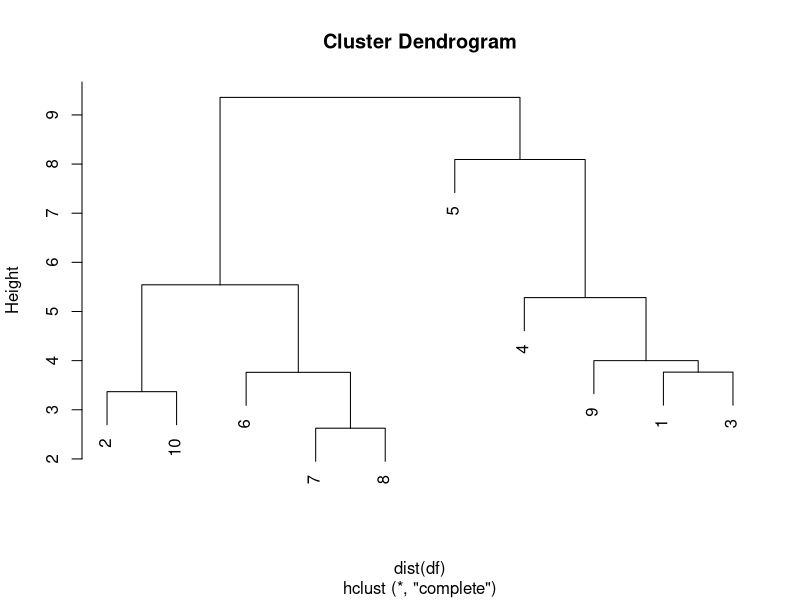
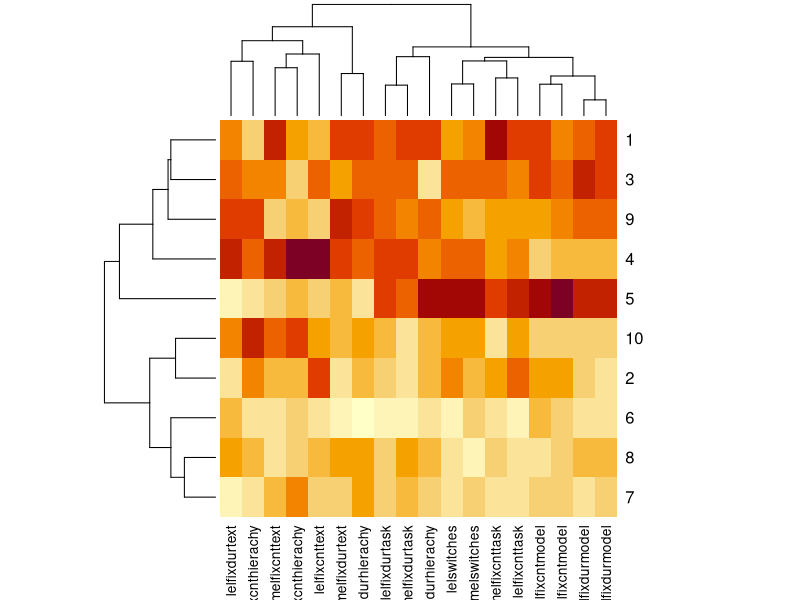
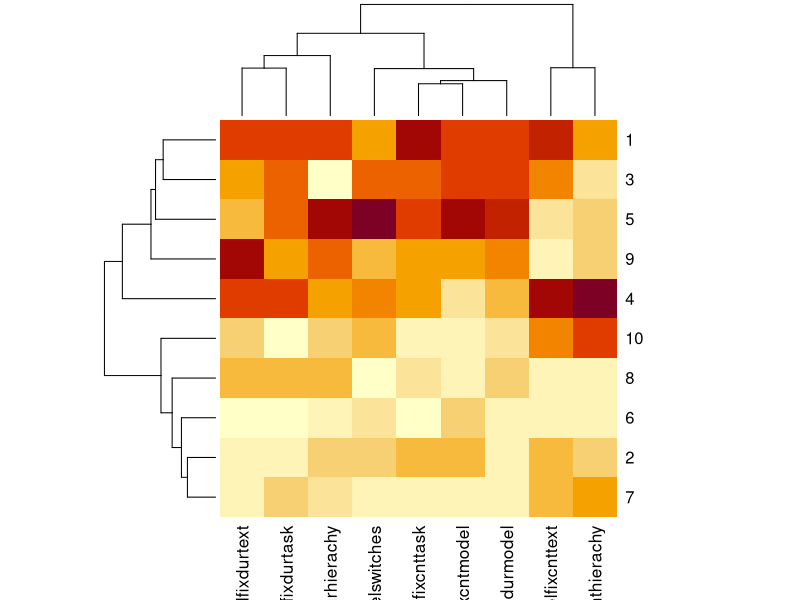
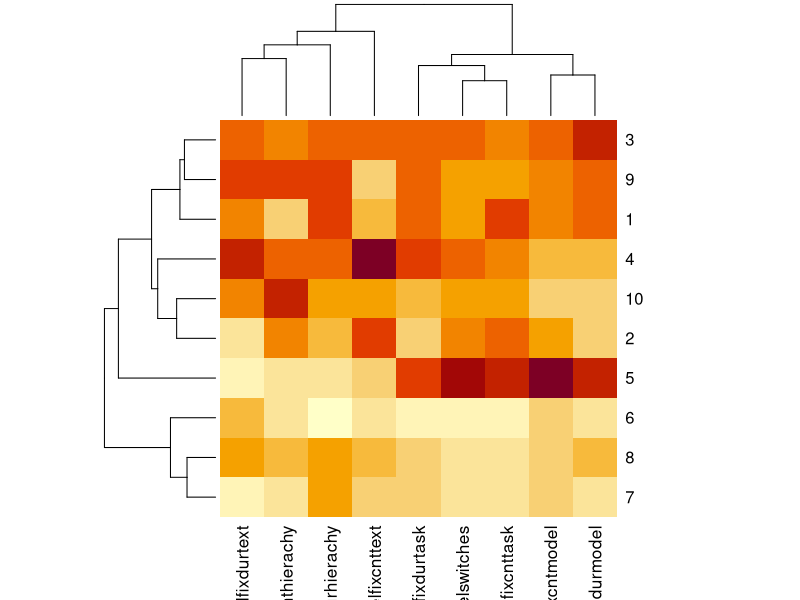
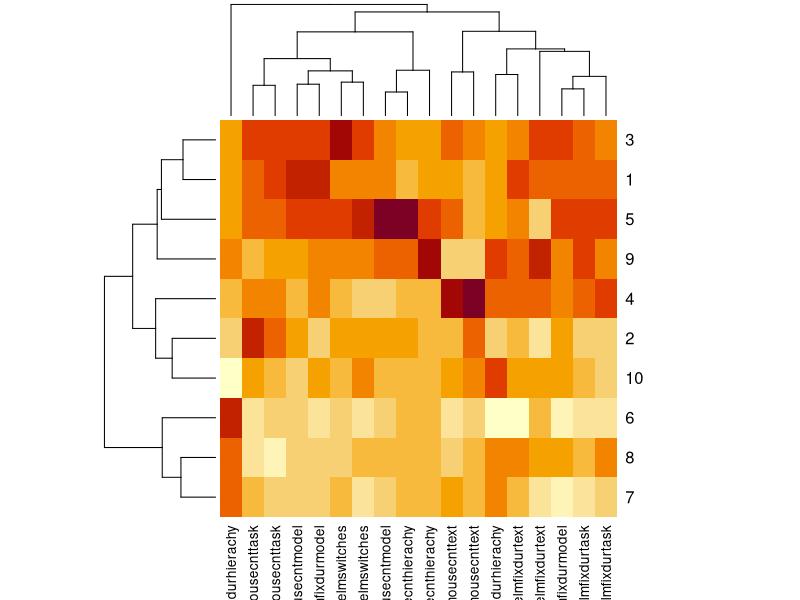
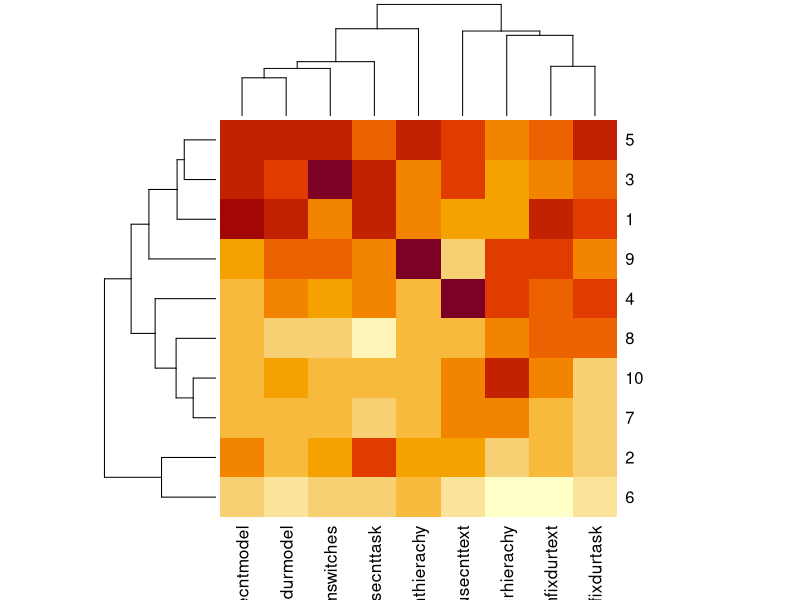
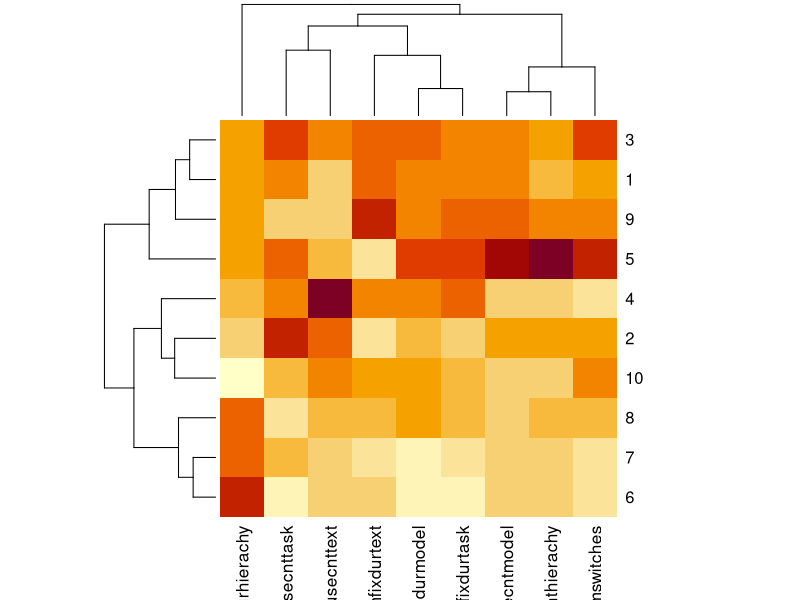
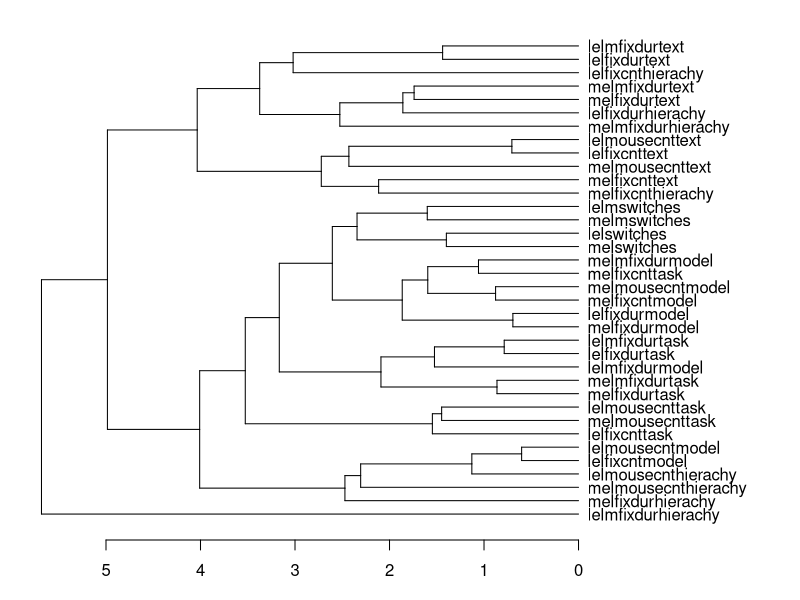

These figures' R source, in order:
## ---- chunk 1
library(dplyr)
userdata <- read.csv("OSSStudy6.csv", header=T)
userdata
## ---- chunk 2
df <- scale(select(userdata, matches('melfix|lelfix|switches'), -matches('melm|lelm|mouse|mfix')))
colnames(df)
hc <- hclust(dist(df))
plot(hc)
groups <- cutree(hc,k =2)
groups <- cbind(userdata$ID, groups)
print(g1 <- groups[groups[,2] == 1,1])
print(g2 <- groups[groups[,2] == 2,1])
h <- heatmap(df, distfun = dist, hclustfun = hclust, scale="none")
## ---- chunk 3
df <- scale(select(userdata, matches('melfix|melswitches'), -matches('mouse|lel|mfix')))
colnames(df)
hc <- hclust(dist(df))
groups <- cutree(hc,k =2)
groups <- cbind(userdata$ID, groups)
print(g1 <- groups[groups[,2] == 1,1])
print(g2 <- groups[groups[,2] == 2,1])
h <- heatmap(df, distfun = dist, hclustfun = hclust, scale="none")
## ---- chunk 4
df <- scale(select(userdata, matches('lelfix|lelswitches'), -matches('mouse|mel|mfix')))
colnames(df)
hc <- hclust(dist(df))
groups <- cutree(hc,k =2)
groups <- cbind(userdata$ID, groups)
print(g1 <- groups[groups[,2] == 1,1])
print(g2 <- groups[groups[,2] == 2,1])
h <- heatmap(df, distfun = dist, hclustfun = hclust, scale="none")
## ---- chunk 5
df <- scale(select(userdata, matches('melmouse|melm'), matches('lelmouse|lelm')))
colnames(df)
hc <- hclust(dist(df))
groups <- cutree(hc,k =2)
groups <- cbind(userdata$ID, groups)
print(g1 <- groups[groups[,2] == 1,1])
print(g2 <- groups[groups[,2] == 2,1])
h <- heatmap(df, distfun = dist, hclustfun = hclust, scale="none")
## ---- chunk 6
df <- scale(select(userdata, matches('melmouse|melm')))
colnames(df)
hc <- hclust(dist(df))
groups <- cutree(hc,k =2)
groups <- cbind(userdata$ID, groups)
print(g1 <- groups[groups[,2] == 1,1])
print(g2 <- groups[groups[,2] == 2,1])
h <- heatmap(df, distfun = dist, hclustfun = hclust, scale="none")
## ---- chunk 7
df <- scale(select(userdata, matches('lelmouse|lelm')))
colnames(df)
hc <- hclust(dist(df))
groups <- cutree(hc,k =2)
groups <- cbind(userdata$ID, groups)
print(g1 <- groups[groups[,2] == 1,1])
print(g2 <- groups[groups[,2] == 2,1])
h <- heatmap(df, distfun = dist, hclustfun = hclust, scale="none")
## ---- chunk 8
df <- scale(select(userdata, matches('melfix|lelfix|switches|melm|lelm')))
colnames(df)
hc <- hclust(dist(df))
hc2 <- hclust(dist(t(df)))
par(mar=c(3,1,1,10))
plot(as.dendrogram(hc2),horiz=T)
plot(hc)
groups <- cutree(hc,k =2)
groups <- cbind(userdata$ID, groups)
print(g1 <- groups[groups[,2] == 1,1])
print(g2 <- groups[groups[,2] == 2,1])
h <- heatmap(df, distfun = dist, hclustfun = hclust, scale="none")
## ---- chunk 9

# Add computed columns to userdata
userdata <- userdata %>%
              mutate(learnability = SUS4 + SUS10,
                     usability = SUS1 + SUS2 + SUS3 + SUS5 + SUS6 + SUS7 + SUS8 + SUS9,
                     score = (melacc1 * ifelse(melconf1 == " h", 3, ifelse( melconf1 == " l", 2, 1)) +
                                melacc2 * ifelse(melconf2 == " h", 3, ifelse( melconf2 == " l", 2, 1)) +
                                lelacc1 * ifelse(lelconf1 == " h", 3, ifelse( lelconf1 == " l", 2, 1)) +
                                lelacc2 * ifelse(lelconf2 == " h", 3, ifelse( lelconf2 == " l", 2, 1)))/12*100,
                     conf = (ifelse(melconf1 == " h", 3, ifelse( melconf1 == " l", 2, 1)) +
                                ifelse(melconf2 == " h", 3, ifelse( melconf2 == " l", 2, 1)) +
                                ifelse(lelconf1 == " h", 3, ifelse( lelconf1 == " l", 2, 1)) +
                                ifelse(lelconf2 == " h", 3, ifelse( lelconf2 == " l", 2, 1)))/12*100,
                     rawscore = melacc1+melacc2+lelacc1+lelacc2)

# Add group as a factor
group <- as.factor(groups[,2])
userdata <- cbind(group, userdata)
glimpse(userdata)
## ---- chunk 10
# Test for composite score difference between two groups
boxplot(userdata$score~userdata$group, names = c("G1", "G2"), ylab = "Total Score")
shapiro.test(userdata$score)
plot(density(userdata$score))
t.test(userdata$score~userdata$group) # p-value 0.036, Significant even with a small sample. So we can expect even larger effect size with a larger sample size.

# Test for raw score difference between two groups
boxplot(userdata$rawscore~userdata$group, names = c("G1", "G2"), ylab = "Raw Score")
shapiro.test(userdata$rawscore)
plot(density(userdata$rawscore))
t.test(userdata$rawscore~userdata$group) # p-value 0.043, Significant even with a small sample. So we can expect even larger effect size with a larger sample size.

# Test for confidence difference between two groups
boxplot(userdata$conf~userdata$group, names = c("G1", "G2"), ylab = "Mean Confidence")
t.test(userdata$conf~userdata$group) # p-value = 0.79. Not significant. No difference between confidence. Perhaps with more training the confidence values may show difference. 
## ---- chunk 11

group1 <- userdata %>%
  filter (ID %in% g1)

group2 <- userdata %>%
  filter (ID %in% g2)

# Test for eye fixation count difference between two groups
boxplot(rowMeans(select(group1, matches('melfixcnt|lelfixcnt'))),
        rowMeans(select(group2, matches('melfixcnt|lelfixcnt'))), names = c("G1", "G2"), ylab = "Eye Fixation Count")

shapiro.test(rowMeans(select(userdata, matches('melfixcnt|lelfixcnt')))) # distribution normal

t.test(rowMeans(select(group1, matches('melfixcnt|lelfixcnt'))),
        rowMeans(select(group2, matches('melfixcnt|lelfixcnt')))) # Significant difference

# Test for eye fixation duration difference between two groups

boxplot(rowMeans(select(group1, matches('melfixdur|lelfixdur'))),
        rowMeans(select(group2, matches('melfixdur|lelfixdur'))), names = c("G1", "G2"), ylab = "Eye Fixation Duration")

shapiro.test(rowMeans(select(userdata, matches('melfixdur|lelfixdur')))) # distribution normal

t.test(rowMeans(select(group1, matches('melfixdur|lelfixdur')),
        rowMeans(select(group2, matches('melfixdur|lelfixdur'))))) # Very significant difference

## ---- chunk 12

# Test for mouse fixation count difference between two groups

boxplot(rowMeans(select(group1, matches('mousecnt'))),
        rowMeans(select(group2, matches('mousecnt'))), names = c("G1", "G2"), ylab = "Mouse Fixation Count")

shapiro.test(rowMeans(select(userdata, matches('mousecnt')))) # distribution normal
plot(density(rowMeans(select(userdata, matches('mousecnt')))))

t.test(rowMeans(select(group1, matches('mousecnt'))),
        rowMeans(select(group2, matches('mousecnt')))) # Significant difference


# Test for mouse fixation duration difference between two groups

boxplot(rowMeans(select(group1, matches('mfixdur'))),
        rowMeans(select(group2, matches('mfixdur'), -matches('task'))), names = c("G1", "G2"), ylab = "Mouse Fixation Duration")

shapiro.test(rowMeans(select(userdata, matches('mfixdur')))) # distribution ("barely") normal
plot(density(rowMeans(select(userdata, matches('mfixdur')))))

t.test(rowMeans(select(group1, matches('mfixdur'), -matches('task'))),
        rowMeans(select(group2, matches('mfixdur'), -matches('task')))) # NO significant difference
## ---- chunk 13
# Test for SUS difference between two groups
boxplot(group1$SUS, group2$SUS, names = c("Group1", "Group 2"), ylab = "Total SUS")
shapiro.test(userdata$SUS) # distribution normal
plot(density(userdata$SUS))
t.test(group1$SUS, group2$SUS) # Not Significant


# Test for SUS Learnability subscale difference between two groups
boxplot(group1$learnability, group2$learnability, names = c("Group1", "Group 2"), ylab = "Learnability (SUS)")
shapiro.test(userdata$learnability) # distribution not normal
plot(density(userdata$learnability))
wilcox.test(group1$learnability, group2$learnability) # Barely significant


# Test for SUS Usability subscale difference between two groups
boxplot(group1$usability, group2$usability, names = c("Group1", "Group 2"), ylab = "Usability (SUS)")
wilcox.test(group1$usability, group2$usability)

## ---- chunk 14
#Eye Tracking Fixation Duration Hierarchy Means across groups
eDurHierarchyG1 <- mean(colMeans(select(group1, matches('durhierachy'), -matches("mouse|cnt|mfix"))))
eDurHierarchyG2 <- mean(colMeans(select(group2, matches('durhierachy'), -matches("mouse|cnt|mfix"))))

#Eye Tracking Fixation Count Hierarchy Means across groups
eCntHierarchyG1 <- mean(colMeans(select(group1, matches('cnthierachy'), -matches("mouse"))))
eCntHierarchyG2 <- mean(colMeans(select(group2, matches('cnthierachy'), -matches("mouse"))))

#Eye Tracking Fixation Duration Text Means across groups
eDurTextG1 <- mean(colMeans(select(group1, matches('durtext'), -matches("mouse|mfix"))))
eDurTextG2 <- mean(colMeans(select(group2, matches('durtext'), -matches("mouse|mfix"))))

#Eye Tracking Fixation Count Text Means across groups
eCntTextG1 <- mean(colMeans(select(group1, matches('cnttext'), -matches("mouse|mfix"))))
eCntTextG2 <- mean(colMeans(select(group2, matches('cnttext'), -matches("mouse|mfix"))))

#Eye Tracking Fixation Duration Model Means across groups
eDurModelG1 <- mean(colMeans(select(group1, matches('durmodel'), -matches("mouse|mfix"))))
eDurModelG2 <- mean(colMeans(select(group2, matches('durmodel'), -matches("mouse|mfix"))))

#Eye Tracking Fixation Count Model Means across groups
eCntModelG1 <- mean(colMeans(select(group1, matches('cntmodel'), -matches("mouse|mfix"))))
eCntModelG2 <- mean(colMeans(select(group2, matches('cntmodel'), -matches("mouse|mfix"))))

#Eye Tracking Fixation Duration Task Means across groups
eDurTaskG1 <- mean(colMeans(select(group1, matches('durtask'), -matches("mouse|mfix"))))
eDurTaskG2 <- mean(colMeans(select(group2, matches('durtask'), -matches("mouse|mfix"))))

#Eye Tracking Fixation Count task Means across groups
eCntTaskG1 <- mean(colMeans(select(group1, matches('cnttask'), -matches("mouse|mfix"))))
eCntTaskG2 <- mean(colMeans(select(group2, matches('cnttask'), -matches("mouse|mfix"))))

## ---- chunk 15
#Mouse Tracking Fixation Duration Hierarchy Means across groups
mDurHierarchyG1 <- mean(colMeans(select(group1, matches('melmfixdurhierachy|lelmfixdurhierachy'))))
mDurHierarchyG2 <- mean(colMeans(select(group2, matches('melmfixdurhierachy|lelmfixdurhierachy'))))

#Mouse Tracking Fixation Count Hierarchy Means across groups
mCntHierarchyG1 <- mean(colMeans(select(group1, matches('lelmousecnthierachy|melmousecnthierachy'))))
mCntHierarchyG2 <- mean(colMeans(select(group2, matches('lelmousecnthierachy|melmousecnthierachy'))))

#Mouse Tracking Fixation Duration Text Means across groups
mDurTextG1 <- mean(colMeans(select(group1, matches('melmfixdurtext|lelmfixdurtext'))))
mDurTextG2 <- mean(colMeans(select(group2, matches('melmfixdurtext|lelmfixdurtext'))))

#Mouse Tracking Fixation Count Text Means across groups
mCntTextG1 <- mean(colMeans(select(group1, matches('melmousecnttext|lelmousecnttext'))))
mCntTextG2 <- mean(colMeans(select(group2, matches('melmousecnttext|lelmousecnttext'))))

#Mouse Tracking Fixation Duration Model Means across groups
mDurModelG1 <- mean(colMeans(select(group1, matches('melmfixdurmodel|lelmfixdurmodel'))))
mDurModelG2 <- mean(colMeans(select(group2, matches('melmfixdurmodel|lelmfixdurmodel'))))

#Mouse Tracking Fixation Count Model Means across groups
mCntModelG1 <- mean(colMeans(select(group1, matches('melmousecntmodel|lelmousecntmodel'))))
mCntModelG2 <- mean(colMeans(select(group2, matches('melmousecntmodel|lelmousecntmodel'))))

#Mouse Tracking Fixation Duration Task Means across groups
mDurTaskG1 <- mean(colMeans(select(group1, matches('melmfixdurtask|lelmfixdurtask'))))
mDurTaskG2 <- mean(colMeans(select(group2, matches('melmfixdurtask|lelmfixdurtask'))))

#Mouse Tracking Fixation Count Task Means across groups
mCntTaskG1 <- mean(colMeans(select(group1, matches('melmousecnttask|lelmousecnttask'))))
mCntTaskG2 <- mean(colMeans(select(group2, matches('melmousecnttask|lelmousecnttask'))))
## ---- chunk 16
#Eye Tracking AOI switches means across Groups
eAOIswitchG1 <- median(colMeans(select(group1, matches('lswitches'))))
eAOIswitchG2 <- median(colMeans(select(group2, matches('lswitches'))))

#Eye Tracking AOI switches means across Groups
mAOIswitchG1 <- median(colMeans(select(group1, matches('mswitches'))))
mAOIswitchG2 <- median(colMeans(select(group2, matches('mswitches'))))

## ---- chunk 17

par(mfrow=c(3,2))
grpmean <- c(eDurHierarchyG1, eDurTextG1, eDurModelG1, eDurTaskG1)
grpmean <- rbind(grpmean, c(eDurHierarchyG2, eDurTextG2, eDurModelG2, eDurTaskG2))
barplot(grpmean, beside=T, names=c("Hierarchy", "Text", "Model", "Task"), ylab="Eye Fixation Duration")


grpmean <- c(eCntHierarchyG1, eCntTextG1, eCntModelG1, eCntTaskG1)
grpmean <- rbind(grpmean, c(eCntHierarchyG2, eCntTextG2, eCntModelG2, eCntTaskG2))
barplot(grpmean, beside=T, names=c("Hierarchy", "Text", "Model", "Task"), ylab="Eye Fixation Count")

grpmean <- c(mDurHierarchyG1, mDurTextG1, mDurModelG1, mDurTaskG1)
grpmean <- rbind(grpmean, c(mDurHierarchyG2, mDurTextG2, mDurModelG2, mDurTaskG2))
barplot(grpmean, beside=T, names=c("Hierarchy", "Text", "Model", "Task"), ylab="Mouse Fixation Dur.")

grpmean <- c(mCntHierarchyG1, mCntTextG1, mCntModelG1, mCntTaskG1)
grpmean <- rbind(grpmean, c(mCntHierarchyG2, mCntTextG2, mCntModelG2, mCntTaskG2))
barplot(grpmean, beside=T, names=c("Hierarchy", "Text", "Model", "Task"), ylab="Mouse Fixation Count")

grpmean <- c(eAOIswitchG1, mAOIswitchG1)
grpmean <- rbind(grpmean, c(eAOIswitchG2, mAOIswitchG2))
barplot(grpmean, beside=T, names=c("Eye", "Mouse"), ylab="Mean AOI Switches")
